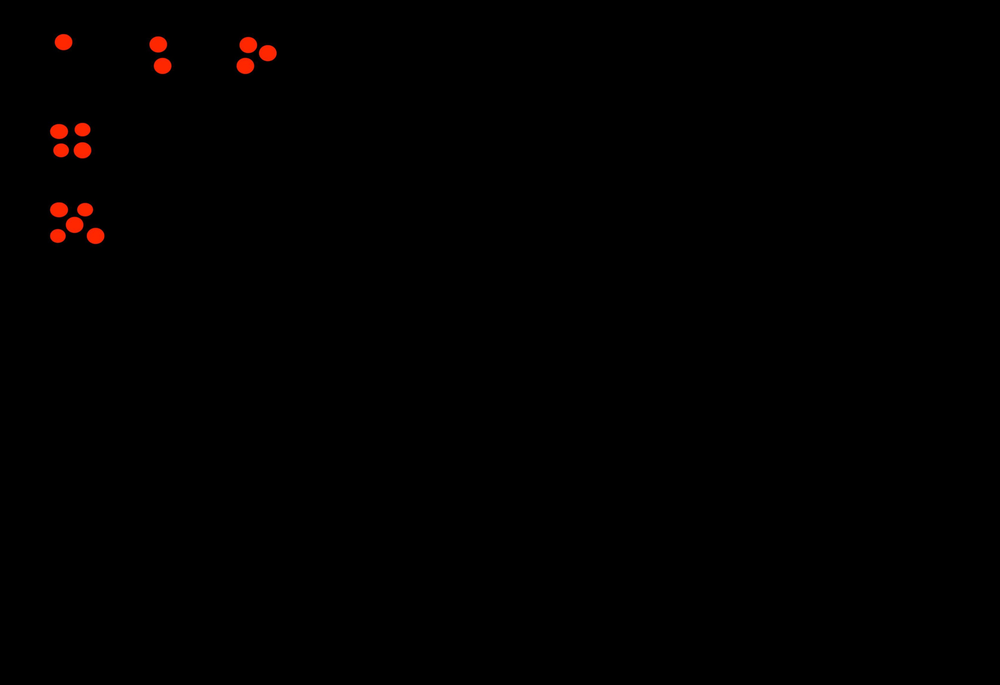
#> input picture AS_7-3/photographs/control.png, 1000 x 685 px, shrunk from 3540 x 2424 before the run; the run also reads 1 picture not shown here
$ python Master.py
#> lines starting #> are read from the running program, lines starting #| are printed output that depends on the picture
### AS_7-3/programsP/preprocessing/cpy.py
import os
import pickle
import cv2
from PIL import Image
from os import remove
import cv2
from os import listdir
from os.path import isfile, join
import csv
import os
from os import path
import shutil
from PIL import Image, ImageDraw
import numpy as np
import sys
def exSave():
   dir_path = os.path.dirname(os.path.realpath(__file__))
   photopath = dir_path.replace('/programsP/preprocessing','/photographs')
   unanalpath = photopath.replace('photographs','unanalyzed')
   photolist = [f for f in listdir(photopath) if isfile(join(photopath, f))]
   #put original photographs in the unanalyzed directory
   for photo in photolist:
      if photo.endswith('.png') or photo.endswith('.JPG') or photo.endswith('.jpg'):
         img = Image.open(photopath + '/' + photo)
#> img is the input picture: PIL image 1000x685 RGB; mean R, G, B 1.2, 0.2, 0
         img.save(unanalpath + '/'  +  photo)

   rotdir = photopath + '/' + 'rot'
   photolist = [f for f in listdir(rotdir) if isfile(join(rotdir, f))]
   for photo in photolist:
      if photo.endswith('.png') or photo.endswith('.JPG') or photo.endswith('.jpg'):
         img = Image.open(rotdir + '/' + photo)
         img.save(unanalpath + '/'  +  photo)

# [2 lines that do not run on import are left out]

### AS_7-3/programsP/preprocessing/RCZ.py
from MasterPath import *

def myround(x, base):
   return base * round(x/base)


def exrez():
   hw = []
   onlyfiles = [f for f in listdir(photopath) if isfile(join(photopath, f))]
   for photo in photolist:
      if photo.endswith('.png') or photo.endswith('.JPG') or photo.endswith('.jpg'):
         if photo != 'control.png' and photo != 'test.JPG':
            img = cv2.imread(photopath +'/' + photo, cv2.IMREAD_UNCHANGED)
            height,width = img.shape[:2]
            hw = hw + [(height,width)]

   for photo in photolist :
      if photo.endswith('.png') or photo.endswith('.JPG') or photo.endswith('.jpg'):
         if photo != 'control.png' and photo != 'test.JPG':
            print('resizing' + ' ' + photo)
            oldimg = cv2.imread(photopath +'/' + photo, cv2.IMREAD_UNCHANGED)
            img = cv2.resize(oldimg,(hw[0][1], hw[0][0]))
            height,width = img.shape[:2]
            heightR = myround(height,8)
            widthR  = myround(width,12)
            name = photo
            ires = cv2.resize(img,(widthR, heightR))
            cv2.imwrite(name,ires)

   src = progpath
   dst = photopath

   files = os.listdir(src)
   for f in files:
      if f.endswith('.png') or f.endswith('.JPG') or f.endswith('.jpg'):
         try:
            shutil.move(src + '/' + f, dst)
         except:
            os.remove(dst + '/' + f)
            shutil.move(src + '/' + f, dst)

   print('***********************')
   print('***********************')
   print('***********************')
# [2 lines that do not run on import are left out]

### AS_7-3/programsP/preprocessing/rotate.py
from  MasterPath import *


def exrot():

   photolist = [f for f in listdir(rotpath) if isfile(join(rotpath, f))]

   for photo in photolist:
      if photo.endswith('.png') or photo.endswith('.JPG') or photo.endswith('.jpg'):
         print('rotating' + ' ' + photo)
         img = Image.open(rotpath + '/' + photo )
         rotated = img.rotate(180)
         rotated.save(photo)

   src = progpath
   dst = photopath
   files = os.listdir(src)
   for f in files:
      if f.endswith('.png') or f.endswith('.JPG') or f.endswith('.jpg'):
         try:
            shutil.move(src + '/' + f, dst)
         except:
            os.remove(dst + '/' + f)
            shutil.move(src + '/' + f, dst)


   folder = rotpath
   for the_file in os.listdir(folder):
      file_path = os.path.join(folder, the_file)
      try:
         if os.path.isfile(file_path):
            os.unlink(file_path)
      except Exception as e:
         print(e)
   print('***********************')
   print('***********************')
   print('***********************')
# [2 lines that do not run on import are left out]

### AS_7-3/programsP/drawGrids.py
from PIL import Image, ImageDraw
from os import remove
import cv2
from os import listdir
from os import listdir
from os.path import isfile, join
import csv
import os
from os import path
import shutil
from PIL import Image, ImageDraw


def draw_grids():
   pl = []
   progpath = os.path.dirname(os.path.realpath(__file__))
   photopath = progpath.replace('/programsP','/photographs')
   photolist = [f for f in listdir(photopath) if isfile(join(photopath, f))]
   for photo in photolist :
      if photo.endswith('.png') or photo.endswith('.JPG') or photo.endswith('.jpg'):
         print('gridding' + ' ' + photo)
         im = Image.open(photopath + '/' + photo)
         d = ImageDraw.Draw(im)
         width,height = im.size
#> width = 1000; height = 685

         for i in range(0,width,int(width/12)):
            d.line((i,0,i,height),fill=(46,167,125),width = 5)

         for i in range(0,height,int(height/8)):
            d.line((0,i,width,i),fill = (46,167,125),width = 5)

         name = 'grided' + photo
         pl.append(name)
         im.save(name)
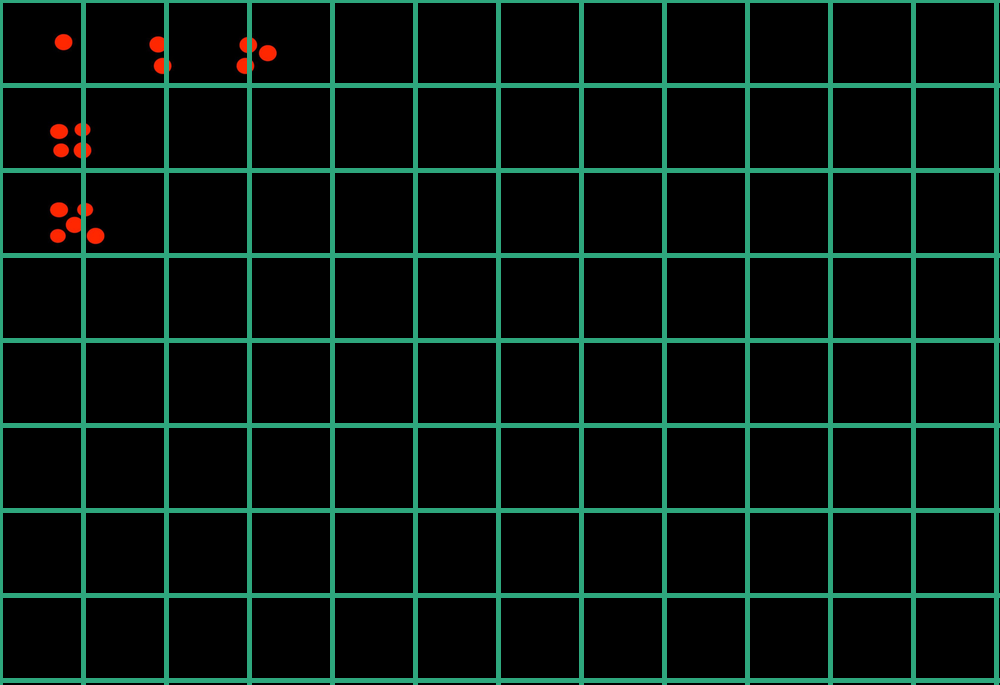
#> saved as gridedcontrol.png: PIL image 1000x685 RGB; mean R, G, B 6.6, 20.5, 15.3

   src = photopath.replace( 'photographs', 'programsP')
   dst = photopath.replace('photographs', 'receipts')

   for f in pl:
       if f.endswith('.png') or f.endswith('.JPG') or f.endswith('.jpg'):
          try:
             shutil.move(src + '/' + f, dst)
          except:
              os.remove(dst + '/' + f)
              shutil.move(src + '/' + f, dst)

### AS_7-3/programsP/sblobdec.py
from PIL import Image
from os import listdir
from os.path import isfile, join
import getBlobLoc
import drawGrids
from PIL import Image, ImageDraw
from os import remove
import cv2
from os import listdir
from os import listdir
from os.path import isfile, join
import csv
import os
from os import path
import shutil
from PIL import Image, ImageDraw
import pickle
import sys


def exblob():
   dir_path = os.path.dirname(os.path.realpath(__file__))
   progpath = os.path.dirname(os.path.realpath(__file__))
   photopath = progpath.replace('/programsP','/photographs')
   #mypath = '/Users/shankin-clarke/Desktop/AS-7_3/photographs'
   files = [f for f in sorted(listdir(photopath)) if isfile(join(photopath, f))]
   print(photopath)
   print(files)
   _list = []

   drawGrids.draw_grids()
   print('***********************')
   print('***********************')
   print('***********************')

   for fyle in files:
      if fyle.endswith(".png") or fyle.endswith(".jpg") or fyle.endswith('.JPG'):
         print("processing" + ' ' +  fyle)
         fNamePath = photopath +'/' + fyle
         im = Image.open(fNamePath)
         width,height = im.size
#> width = 1000; height = 685
         SElist = getBlobLoc.SAE(width,height)
         blob_lyst,cl,track = getBlobLoc.GBAC(fNamePath,SElist)
         getBlobLoc.draw_on_fig(blob_lyst,fyle)

         tempList,finaList= ([] for i in range(2))
         #the color counts for all the blobs in each cell need to be organized
         #we have all the color counts cl
         #we also have a tracker that corresponds to the corresponding cell number
         #put them in their correct bin
         for j in range(96):
            idxs = [i for i, e in enumerate(track) if e == j]
            if not idxs:
               tempList.append(idxs)
            else:
               for idx in idxs:
                  tempList.append(cl[idx])
            finaList.append(tempList)
            tempList = []
         # once the color counts are in their correct bin
         # reorganize them and make them into a single number for the final count
         reOrgan = []
         for lyst in finaList :
            if lyst == [[]]:
               reOrgan.append([0,0,0])
            else:
               sum1,sum2,sum3 = (0 for i in range(3))
               for i in range(len(lyst)):
                  sum1 += lyst[i][0]
                  sum2 += lyst[i][1]
                  sum3 += lyst[i][2]
               reOrgan.append([sum1,sum2,sum3])
         _list.append(reOrgan)


   f = '_cellCounts'
   _cc = open(f, 'ab')
   pickle.dump(_list, _cc)
   _cc.close()


   src = photopath.replace('photographs', 'programsP')
   dst = photopath.replace('photographs', '_pickle')
   try:
      shutil.move(src + '/' + f, dst)
   except:
      os.remove(dst + '/' + f)
      shutil.move(src + '/' + f, dst)

# [2 lines that do not run on import are left out]

### AS_7-3/programsP/getBlobLoc.py
from PIL import Image
from skimage.feature import blob_log, blob_doh,blob_dog
from skimage.color import rgb2gray
from skimage import io
from skimage.transform import resize
from skimage.feature import blob_dog
from math import sqrt
import matplotlib.pyplot as plt
from matplotlib.image import imread
from matplotlib.patches import Circle
import os
import shutil

def SAE(width,height):
#> called with width = 1000, height = 685
   widthIterator = 12
   heightIterator = 8
   Hstep= int(height/heightIterator)
#> Hstep = 85
   Wstep = int(width/widthIterator)
#> Wstep = 83
   Slist,Elist,combList = ([] for i in range(3))

   for y in range(0,(height-Hstep)+1,Hstep):
      for x in range(0,(width-Wstep)+1,Wstep):
         Slist = Slist + [(x,y)]
   for y in range(Hstep,(height)+1,Hstep):
      for x in range(Wstep,(width)+1,Wstep):
         Elist = Elist + [(x,y)]
   for pos in range(0,len(Slist)):
      combList = combList + [(Slist[pos],Elist[pos])]
   return combList

def detector(fyle):
#> called with fyle = 'AS_7-3/photographs/control.png'
   img = io.imread(fyle)
   image_gray = rgb2gray((img))
   blobs_log = blob_dog(image_gray, max_sigma=30, threshold=.1)
#> blobs_log = 15 rows, first 8: [42, 63, 4.1], [236, 57, 4.1], [236, 95, 4.1], [129, 82, 4.1], [66, 162, 4.1], [209, 58, 4.1], [44, 158, 4.1], [66, 245, 4.1]
   blobs_log[:, 2] = blobs_log[:, 2] * sqrt(2)
   blob_lyst = blobs_log
#> blob_lyst = 15 rows, first 8: [42, 63, 5.79], [236, 57, 5.79], [236, 95, 5.79], [129, 82, 5.79], [66, 162, 5.79], [209, 58, 5.79], [44, 158, 5.79], [66, 245, 5.79]
   return blob_lyst

def GBAC(fyle,comblist):
   track,cl,ctl= ([] for i in range(3))
   blob_lyst = detector(fyle)
   for blob in blob_lyst:
      y,x,r = blob
#> y = 42; x = 63; r = 5.79
      c = 0
      for comb in comblist:
         if x < comb[1][0] and x >= comb[0][0] and y < comb[1][1] and y >= comb[0][1]:
            MCH,NP,BGD,bacList = colonyCounter(fyle,blob,True)
            cl.append([MCH,NP,BGD])
            ctl.append(bacList)
            track.append(c)
         c += 1
   return blob_lyst,cl,track

def colonyCounter(fyle,blob,T):
#> called with fyle = 'AS_7-3/photographs/control.png', blob = array of shape (3,), T = True
   bacList = []
   MCH = NP = BGD = 0
   im = Image.open(fyle)
   rgb_im = im.convert('RGB')
   y,x,r = blob
#> y = 42; x = 63; r = 5.79
   try:
      red, green, blue= rgb_im.getpixel((int(x),int(y)))
#> red = 255; green = 39; blue = 0
#> in GBAC, `MCH,NP,BGD,bacList = colonyCounter(fyle,blob,True)`: MCH = 1; NP = 0; bacList = ['MCH']
   except:
      print('raised exception')
   if red > 210 and green > 30:
      MCH += 1
      bacList.append('MCH')
   elif red < 210 and red > 100 and  green >= 0 and green < 40:
      NP += 1
      bacList.append('NP')
   else :
      BGD += 1
      bacList.append('BGD')
   if T:
      return MCH, NP, BGD, bacList
   else:
      return [MCH,NP,BGD]

def draw_on_fig(blob_list,fyle):

   progpath = os.path.dirname(os.path.realpath(__file__))
   photopath = progpath.replace('/programsP','/photographs')
   repfile =  progpath.replace('/programsP','/receipts') + '/'  + 'grided' + fyle

#> (the run stopped early here; a loop or call above may not have finished)
